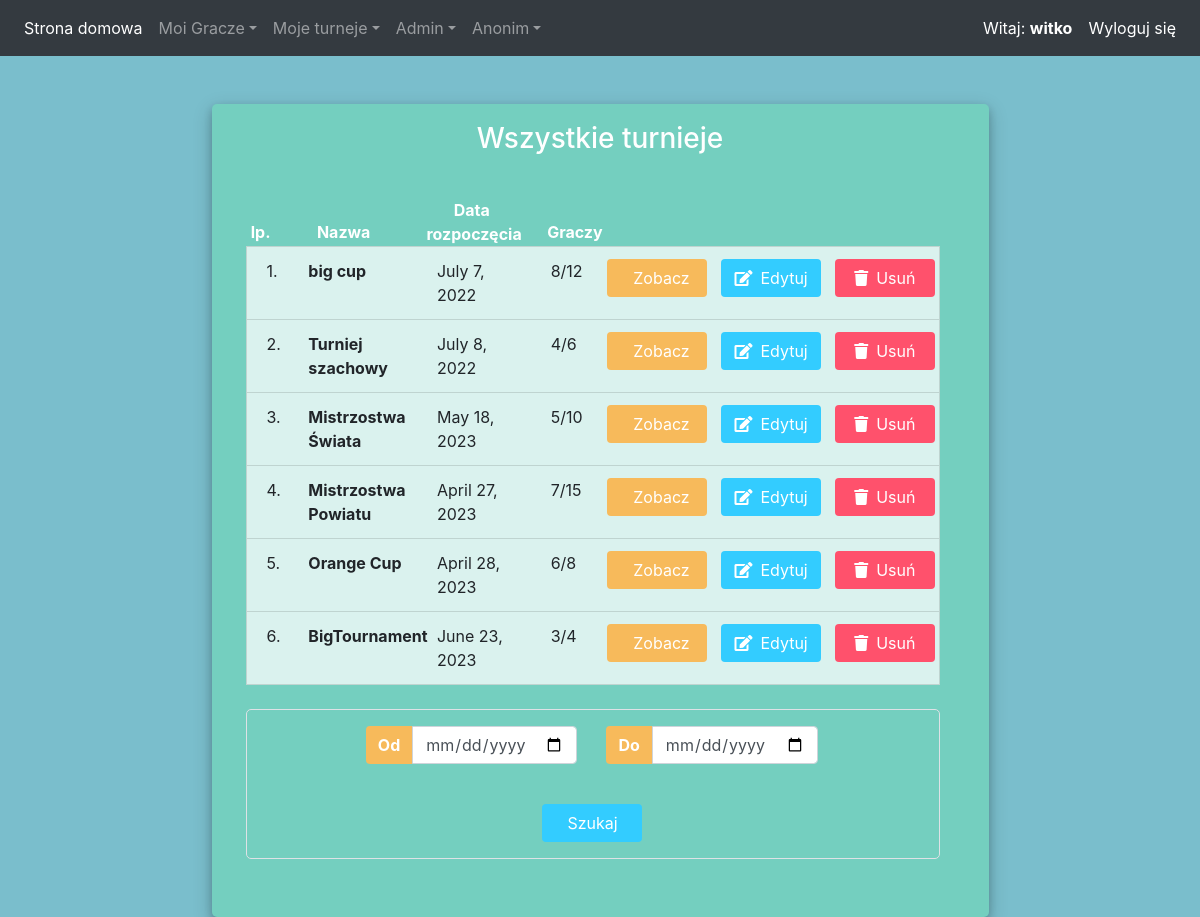
Page /tournaments/list/all/ (signed in) on the committed database.
### app/models/tournament_model.py (models this page shows, shortened)
class Tournament(models.Model):
    user = models.ForeignKey(User, null=True, on_delete=models.CASCADE)
    name = models.CharField('Nazwa', max_length=100, null=True)
    start_date = models.DateTimeField('Rozpoczęcie', null=True)
    max_players = models.IntegerField(
        'Max graczy',
        null=False,
        validators=[MinValueValidator(2), MaxValueValidator(500)]
    )
    is_started = models.BooleanField('Rozpoczęty', null=False, default=False)
    is_finished = models.BooleanField('Zakończony', null=False, default=False)
    players = models.ManyToManyField(Player, 'Gracze')

### app/decorators.py (the view)
        def wrapper_func(request, *args, **kwargs):
            group = None
            if request.user.groups.exists():
                group = request.user.groups.all()[0].name
            if group in allowed_roles:
                return view_func(request, *args, **kwargs)
            else:
                return render(request, 'app/no_authority.html')

### app/views/tournaments_view.py (called while the page is built, shortened)
@allowed_users(allowed_roles=['user', 'admin'])
def tournaments_list(request, value):
    if value == 'all':
        if request.user.is_superuser:
            tournaments = Tournament.objects.all()
            title = "Wszystkie turnieje"
        else:
            messages.error(request, 'Nie jesteś administatorem')
            return redirect('home')
    context = {'tournaments': tournaments, 'title': title}
    return render(request, 'app/tournaments/list.html', context)

### templates/app/tournaments/list.html (shortened to what this page needs)
{% extends 'app/scheleton.html' %}
{% block content %}
    <div class=" container h-100" id="player_list_view">
		<div class="d-flex justify-content-center h-100">
			<div class="main-card mt-5">
				<div class="d-flex justify-content-center">
					<h3 id="form-title" class="mt-2">{{ title }}</h3>
				</div>
				<div class="d-flex justify-content-center form_container mb-4">
                    <ul class="container list-group m-4">
                    {% if tournaments.count > 0 %}
                        <div class="row">
                            <div class="col-lg-1 txt-bold-white pt-22">lp.</div>
                            <div class="col-lg-2 txt-bold-white pl-0 pt-22">Nazwa</div>
                            <div class="col-lg-2 txt-bold-white">Data rozpoczęcia</div>
                            <div class="col-lg-1 txt-bold-white pt-22">Graczy</div>
                            <div class="col-lg-2"></div>
                            <div class="col-lg-2"></div>
                            <div class="col-lg-2">
                            </div>
                        </div>
                    {% else %}
                        <div class="row">
                            <div class="txt-bold-white col-12">Brak turniejów do wyświetlenia.</div>
                        </div>
                    {% endif %}
                        {% for tournament in tournaments %}
                                <li class="list-group-item list-background">
                                    <div class="row">
                                        <div class="col-lg-1">{{ forloop.counter }}.</div>
                                        <div class="col-lg-2 font-weight-bold pl-0">{{ tournament.name }}</div>
                                        <div class="col-lg-2">{{ tournament.start_date.date }}</div>
                                        <div class="col-lg-1">{{ tournament.players.count }}/{{ tournament.max_players }}</div>
                                        <div class="col-lg-2">
                                            {% if title == 'Turnieje zaplanowane' %}
                                                <a href="{% url 'start_tournament' tournament.id %}">
                                                    <button class="btn start_btn" type="submit">
                                                        <i class="fas fa-play mr-2"> </i>Start
                                                    </button>
                                                </a>
                                            {% else %}
                                                <a href="{% url 'tournaments_detail' tournament.id %}">
                                                <button class="btn start_btn" type="submit">
                                                    Zobacz
                                                </button>
                                            </a>
                                            {% endif %}
                                        </div>
                                        <div class="col-lg-2">
                                            <a href="{% url 'update_tournaments' tournament.id %}">
                                                <button class="btn edit_btn" type="submit">
                                                    <i class="fas fa-edit mr-2"> </i>Edytuj
                                                </button>
                                            </a>
                                        </div>
                                        <div class="col-lg-2">
                                            <form method="post" action="{% url 'delete_tournaments' tournament.id %}">
                                                <button class="btn delete_btn" type="submit">
                                                    <i class="fas fa-trash mr-2"> </i>Usuń
                                                </button>
                                            </form>
                                        </div>
                                    </div>
                                </li>
                        {% endfor %}
                        {% if tournaments.count > 0 %}
                            <form class="filter-border mt-4" method="POST" action=
                                    {% if title == 'Wszystkie turnieje' %}
                                        {% url 'filtered_tournaments_list' value='all' %}
                                    {% elif title == 'Wszystkie trawjące turnieje' %}
                                        {% url 'filtered_all_tournaments_in_progress' %}
                                    {% elif title == 'Turnieje zaplanowane' %}
                                        {% url 'filtered_tournaments_list' value='planned' %}
                                    {% elif title == 'Turnieje w trakcie' %}
                                        {% url 'filtered_tournaments_list' value='in_progress' %}
                                    {% else %}
                                        {% url 'filtered_tournaments_list' value='finished' %}
                                    {% endif %}
                                   >
                                <div class="row mt-3">
                                    <div class="col-lg-4 offset-lg-2">
                                        <div class="input-group mb-3 input-date-min-width">
                                            <div class="input-group-append">
                                                <span class="input-group-text font-weight-bold">Od</span>
                                            </div>
                                            <input type="date" name="date_from" class="form-control form-control">
                                        </div>
                                    </div>
                                    <div class="col-lg-4">
                                        <div class="input-group mb-3 input-date-min-width">
                                            <div class="input-group-append">
                                                <span class="input-group-text font-weight-bold">Do</span>
                                            </div>
                                            <input type="date" name="date_to" class="form-control form-control">
                                        </div>
                                    </div>
                                </div>
                                <div class="row mb-3">
                                    <div class="col-md-4 offset-md-4">
                                        <div class="d-flex justify-content-center mt-4 login_container">
                                            <input class="btn filter_btn" type="submit" value="Szukaj">
                                        </div>
                                    </div>
                                </div>
                             </form>
                        {% endif %}
                     </ul>
				</div>
			</div>
		</div>
	</div>
{% endblock %}

### templates/app/header.html (shortened to what this page needs)
<nav class="navbar navbar-expand-sm bg-dark navbar-dark">
    <div class="collapse navbar-collapse" id="navbarSupportedContent">
        <ul class="navbar-nav mr-auto">
            <li class="nav-item active">
                <a class="nav-link" href="{% url 'home' %}">Strona domowa <span class="sr-only">(current)</span></a>
            </li>
            <li class="nav-item dropdown">
                <a class="nav-link dropdown-toggle" href="#" data-toggle="dropdown">Moi Gracze</a>
            </li>
            <li class="nav-item dropdown">
                <a class="nav-link dropdown-toggle" href="#" data-toggle="dropdown">Moje turneje</a>
            </li>
            <li class="nav-item dropdown">
                <a class="nav-link dropdown-toggle" href="#" data-toggle="dropdown">Admin</a>
            </li>
            <li class="nav-item dropdown">
                <a class="nav-link dropdown-toggle" href="#" data-toggle="dropdown">Anonim</a>
            </li>
        </ul>
        <ul class="navbar-nav navbar-right">
            {% if user.is_authenticated %}
                <li class="nav-item active">
                    <a class="nav-link" href="#">Witaj: <b>{{user.username}}</b> <span class="sr-only">(current)</span></a>
                </li>
                <li class="nav-item active">
                    <a class="nav-link" href="{% url 'logout' %}">Wyloguj się <span class="sr-only">(current)</span></a>
                </li>
            {% endif %}
        </ul>
    </div>
</nav>

### app/static/css/styles.css (style rules this page uses)
.list-background { background: #daf2ee; }
.txt-bold-white { font-weight: bold; color: white; text-align: center; }
.pt-22 { padding-top: 22px; }
body, html { margin: 0; padding: 0; height: 100%; background: #7abecc !important; }
.user_card, .main-card { width: 350px; margin-top: auto; margin-bottom: auto; background: #74cfbf; position: relative; display: flex; justify-content: center; flex-direction: column; padding: 10px; box-shadow: 0 4px 8px 0 rgba(0, 0, 0, 0.2), 0 6px 20px 0 rgba(0, 0, 0, 0.19); -webkit-box-shadow: 0 4px 8px 0 rgba(0, 0, 0, 0.2), 0 6px 20px 0 rgba(0, 0, 0, 0.19); -moz-box-shadow: 0 4px 8px 0 rgba(0, 0, 0, 0.2), 0 6px 20px 0 rgba(0, 0, 0, 0.19); border-radius: 5px; }
.main-card { width: 70%; }
.form_container { margin-top: 10px; }
#form-title { color: #fff; }
.filter_btn { width: 100px; background: #33ccff !important; color: white !important; }
.start_btn { width: 100px; background: #f7ba5b !important; color: white !important; }
.edit_btn { width: 100px; background: #33ccff !important; color: white !important; }
.delete_btn { width: 100px; background: #ff516c !important; color: white !important; }
.login_container { padding: 0 2rem; }
.input-group-text { background: #f7ba5b !important; color: white !important; border: 0 !important; border-radius: 0.25rem 0 0 0.25rem !important; }
.input-date-min-width { min-width: 150px !important; }
.filter-border { border: 1px solid #dee2e6 !important; border-radius: 5px; }

### rows in the picture
Tournament: name "big cup", start_date "July 7, 2022", players.count "8", max_players "12"
Tournament: name "Turniej szachowy", start_date "July 8, 2022", players.count "4", max_players "6"
Tournament: name "Mistrzostwa Świata", start_date "May 18, 2023", players.count "5", max_players "10"
Tournament: name "Mistrzostwa Powiatu", start_date "April 27, 2023", players.count "7", max_players "15"
Tournament: name "Orange Cup", start_date "April 28, 2023", players.count "6", max_players "8"
Tournament: name "BigTournament", start_date "June 23, 2023", players.count "3", max_players "4"

### other values in the picture
{{ user.username }} "witko"
{{ title }} "Wszystkie turnieje"
